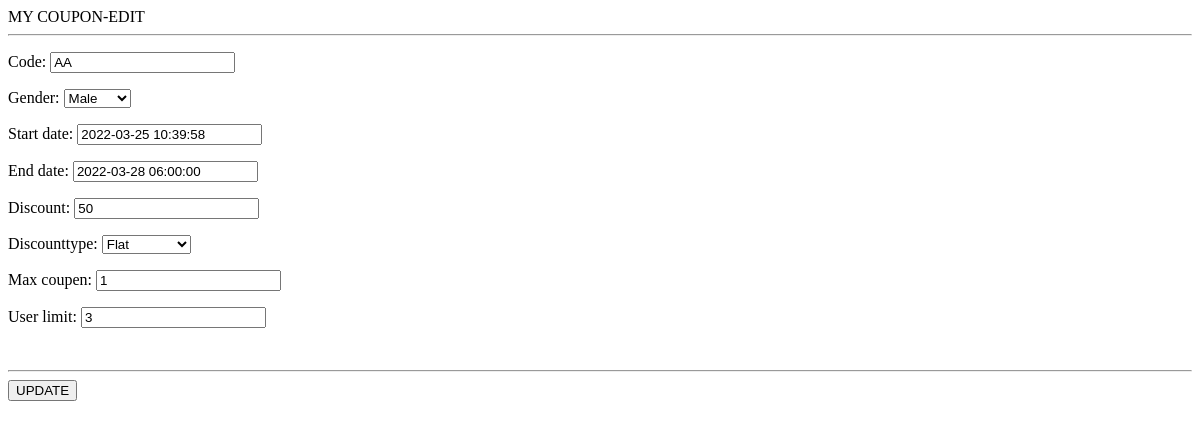
/update/1/, run on an earlier commit of the app's database.
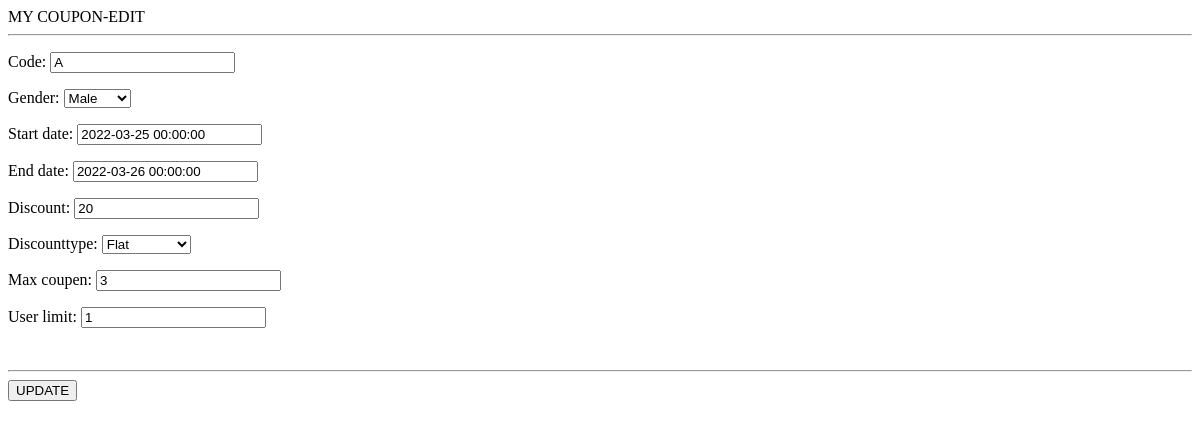
And on a later commit of the database.
### promoapp/models.py (models this page shows, shortened)
class Coupon(models.Model):
    code = models.CharField(max_length=10, unique=True,
                            validators=[RegexValidator(
                                "^[A-Z0-9]*$", "code enter must be uppercase letters & numbers",
                            )], null=True, blank=True)
    GENDER_CHOICES = (
        ('Male', 'Male'),
        ('Female', 'Female'),)
    gender = models.CharField(max_length=7, choices=GENDER_CHOICES)
    def start_dates(start):
        sd = timezone.now()
        if start < sd:
            raise ValidationError('enter current date..')
    def end_dates(end):
        ed = timezone.now()
        if end < ed:
            raise ValidationError('enter future date....')
    start_date = models.DateTimeField(validators=[start_dates])
    end_date = models.DateTimeField(validators=[end_dates])
    discount = models.IntegerField(default=None, validators=[MaxValueValidator(100)])
    TYPE_CHOICES = [('flat', 'Flat'),
                    ('Percentage', 'percentage')]
    discounttype = models.CharField(choices=TYPE_CHOICES, default='Flat', max_length=10)
    max_coupen = models.IntegerField(null=True)
    user_limit = models.IntegerField(null=True)

### promoapp/views.py (the view)
# urls.py: path('update/<int:id>/', views.updatecoupon, name='update'),
def updatecoupon(request, id):
    cp = Coupon.objects.get(pk=id)
    order_count = cp.my_coupen.filter().count()
    if request.method == "POST":
        form = AddCouponForm(request.POST, instance=cp)
        c = request.POST.get('code')
        if form.is_valid():
            if order_count:
                return HttpResponse("you can not change used coupon")
            else:
                cp = c
                form.save()
                return redirect('show')
        else:
            print(form.errors)
    else:
        form = AddCouponForm(instance=cp)
        return render(request, 'coupen-edit.html', {'coupon': cp, 'form': form})

### promoapp/forms.py
class AddCouponForm(forms.ModelForm):
    code = forms.CharField(max_length=40)
    class Meta:
        model = Coupon
        fields = '__all__'

### promoapp/templates/coupen-edit.html (shortened to what this page needs)
<html>
{% load static %}
<head>
</head>
<body>
{% block content %}
<div class="bgimg-1 w3-display-container w3-opacity-min" id="home">
    <div class="w3-display-middle" style="white-space:nowrap;">
    <span class="w3-center w3-padding-large w3-black w3-xlarge w3-wide w3-animate-opacity">MY
        <span class="w3-hide-small">COUPON-EDIT</span> </span><br>
        <hr>
    </div>
</div>
<form method="post" action="" class="post-form" enctype="multipart/form-data">
    {{form.as_p}}<br>
    <hr>
    <button type="submit" class="save btn btn-default">UPDATE</button>
</form>
{% endblock content %}
<link rel="stylesheet" href="//code.jquery.com/ui/1.13.0/themes/base/jquery-ui.css">
</body>
</html>

What changed in the data, as far as the page shows it:
changed Coupon "Male": code "AA" → "A"; start_date "2022-03-25 10:39:58" → "2022-03-25 00:00:00"; end_date "2022-03-28 06:00:00" → "2022-03-26 00:00:00"; discount "50" → "20"; max_coupen "1" → "3"; user_limit "3" → "1"
